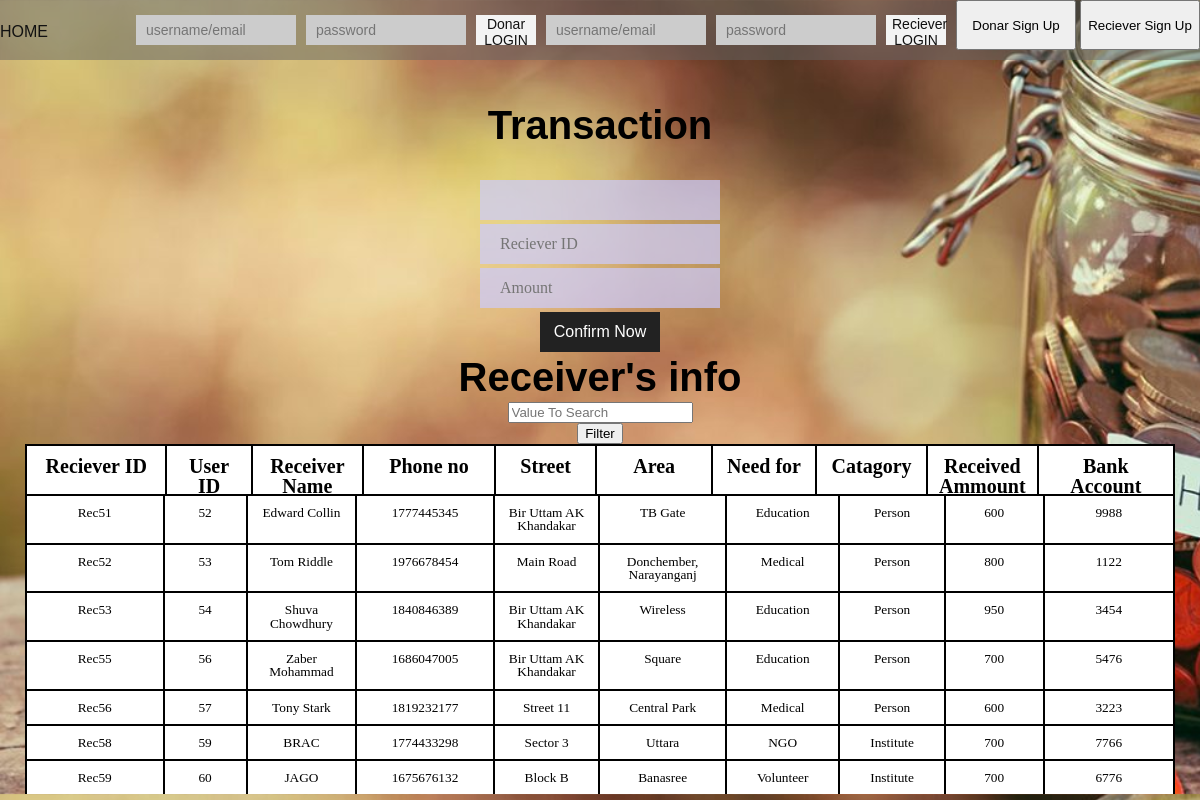
The app's page /donates_to_login.inc.php with its own data.
### tables this page shows
CREATE TABLE `reciever` (
  `Rec_ID` varchar(25) NOT NULL,
  `User_ID` int(7) NOT NULL,
  `FullName` varchar(100) NOT NULL,
  `Rec_UserName` varchar(25) NOT NULL,
  `Phone` int(12) NOT NULL,
  `Street` varchar(50) NOT NULL,
  `Area` varchar(50) NOT NULL,
  `Reciever_type` varchar(25) NOT NULL,
  `r_catagory` varchar(25) NOT NULL,
  `Received_amount` int(10) NOT NULL,
  `Rec_Password` varchar(256) NOT NULL,
  `Rec_Bankacc` varchar(25) NOT NULL
);

### donates_to_login.inc.php (the view, shortened to what this page needs)
<?php
	include 'header.php';
if(isset($_POST['search']))
{
	$valueToSearch = $_POST['valueToSearch'];
	$query="Select * from  reciever where concat(Rec_ID,User_ID,FullName,Phone,Street,Area,Reciever_type,r_catagory,Received_amount,Rec_Bankacc) like '%".$valueToSearch."%'";
	$search_result =filterTable($query);
}
else{
		$query="Select * from reciever";
		$search_result= filterTable($query);
}
function filterTable($query)
{
	$connect =mysqli_connect("localhost","root","","donation");
	$filter_Result = mysqli_query($connect,$query);
	return $filter_Result;
}
?>
<section class="main-container">
	 <div class="main-wrapper">
		<h2>Transaction </h2>
     <form class="signup-form" action="includes/completed.inc.php" method="POST">
			<input type="text" name="Dnr_id" value="<?php echo $_SESSION['Username']?>">
			<input type="text" name="Rec_id" placeholder="Reciever ID">
			<input type="number" name="Amount" placeholder="Amount">
			<button type="submit" name="submit">Confirm Now</button>
		</form>
      <h2>Receiver's info </h2>
      <form action="donates_to_login.inc.php" method="post">
      	<input type="text" name="valueToSearch" placeholder="Value To Search"><br>
      	<input type="submit" name="search" value="Filter"><br>
      <div id="div1">
	<table id="table1">
	<?php
		echo"<tr>";
		echo"<th width=150px>Reciever ID</th>";
		echo"<th width=80px >User ID</th>";
		echo"<th width=100px>Receiver Name</th>";
		echo"<th width=150px>Phone no</th>";
		echo"<th width=100px>Street</th>";
		echo"<th width=130px>Area</th>";
		echo"<th width=110px>Need for</th>";
		echo"<th width=95px>Catagory</th>";
		echo"<th width=90px>Received Ammount</th>";
		echo"<th width=145px>Bank Account</th>";
		echo"</tr>";
		?>
</table>
</div>
 <div id ="div2">
 	<table id="table2">
<?php
 while($reciever=mysqli_fetch_assoc($search_result))
 {
 	echo "<tr>";
	echo "<td width=156px>".$reciever['Rec_ID']."</td>";
	echo "<td width=85px>".$reciever['User_ID']."</td>";
	echo "<td width=99px>".$reciever['FullName']."</td>";
	echo "<td width=140px>".$reciever['Phone']."</td>";
	echo "<td width=96px>".$reciever['Street']."</td>";
	echo "<td width=121px>".$reciever['Area']."</td>";
	echo "<td width=98px>".$reciever['Reciever_type']."</td>";
	echo "<td width=103px>".$reciever['r_catagory']."</td>";
	echo "<td width=102px>".$reciever['Received_amount']."</td>";
	echo "<td width=149px>".$reciever['Rec_Bankacc']."</td>";
}
?>
</table>
</div>
</form>
	</div>
</section>

### header.php (shortened to what this page needs)
<!DOCTYPE html>
<html>
<head>
	<link rel="stylesheet" type="text/css" href="css/newstyles.css">
</head>
<body>
<header>
	<nav>
		<div class="main-wrapper">
			<ul>
				<li><a href="index.php">HOME</a></li>
			</ul>
			<div class="nav-login">
				<?php
					if (isset($_SESSION['Username'])) {
						echo '
						<form action="includes/logout.inc.php" method="POST">
							<button type="submit" name="submit">Logout</button>
						</form>
						';
					echo '<form action="donates_to_login.inc.php" method="POST">
							<button type="submit" name="submit">Want to donate?</button>
						</form>
						';
					}
					else if (isset($_SESSION['Rec_UserName'])) {
						echo '
						<form action="includes/logout.inc.php" method="POST">
							<button type="submit" name="submit">Logout</button>
						</form>
						';
					} else{
						echo '
						<form action="includes/login.inc.php" method="POST">
							<input type="text" name="Username" placeholder="username/email">
							<input type="password" name="Password" placeholder="password">
							<button type="submit" name="submit">Donar LOGIN</button>
						</form>
						<form action="includes/login2.inc.php" method="POST">
							<input type="text" name="Rec_UserName" placeholder="username/email">
							<input type="password" name="RecPassword" placeholder="password">
							<button type="submit" name="submit">Reciever LOGIN</button>
						</form>
						 <input type="button" style="width:120px;height:50px" value="Donar Sign Up" onclick="window.location=\'donar_signup.php\'" />
						<input type="button" style="width:120px;height:50px" value="Reciever Sign Up" onclick="window.location=\'receiver_signup.php\'" />
						';
					}
				?>
			</div>
		</div>
	</nav>
</header>

### css/newstyles.css (style rules this page uses)
html, body, span, object, iframe, h1, h2, h3, h4, h5, h6, p, blockquote, pre, abbr, address, cite, code, del, dfn, em, img, ins, kbd, q, samp, small, strong, sub, sup, var, b, i, dl, dt, dd, ol, ul, li, fieldset, form, label, legend, table, caption, tbody, tfoot, thead, tr, th, td, article, aside, canvas, details, figcaption, figure, footer, header, hgroup, menu, nav, section, summary, time, mark, audio, video { margin:0; padding:0; border:0; outline:0; font-size:100%; vertical-align:baseline; background:transparent; }
body { line-height:1; background: url(HelpingHand3.jpg); background-size: cover; }
article,aside,details,figcaption,figure, footer,header,hgroup,menu,nav,section { display:block; }
nav ul { list-style:none; }
a { margin:0; padding:0; font-size:100%; vertical-align:baseline; background:transparent; }
table { border-collapse:collapse; border-spacing:0; }
input, select { vertical-align:middle; }
a { text-decoration: none; }
body { background-color: #ccc; }
header nav { width: 100%; height: 60px; background-color: rgba(100,100,100,0.5); }
header nav ul { float: left; }
header nav ul li { float: left; list-style-type: none; }
header nav ul li a { font-family: arial; font-size: 16px; color: #111; line-height: 63px; }
header .nav-login { float: right; }
header .nav-login form { float: left; padding-top: 15px; }
header .nav-login form input { float: left; width: 140px; height: 30px; padding: 0px 10px; margin-right: 10px; border:none; background-color: #ccc; font-family: arial; font-size: 14px; color: #111; line-height: 30px; }
header .nav-login form button { float: left; width: 60px; height: 30px; margin-right: 10px; border:none; float: left; background-color: #f3f3f3; font-family: arial; font-size: 14px; color: #111; cursor: pointer; }
.main-container { padding-top: 40px; text-align: center; }
.main-container h2 { font-family: arial; font-size: 40px; color: #000000; line-height: 50px; text-align: center; }
.signup-form { width: 400px; margin:0 auto; padding-top: 30px; }
.signup-form input { top: 50%; left: 50%; padding: 0px 5%; margin-bottom: 4px; border:none; background-color: rgba(204,204,255,.7); font-family: times; font-size: 16px; color: black; line-height: 40px; }
.signup-form button { display: block; margin: 0 auto; width: 30%; height: 40px; border:none; background-color: #222; font-family: arial; font-size: 16px; color: #fff; cursor: pointer; }
table { top: 50%; left: 50%; width: 100%; margin: 0 auto; }

### donates_to_login.inc.php (style rules this page uses)
#div1 { height: 50px; width: 1150px; padding:0; margin: 0; background-color: gray; margin: auto; }
#table1 { text-align: center; font-family: Arail; font-size: 15pt; width: 1150px; cellspacing:0px; cellpadding:0px; }
#div2 { max-height:300px; min-height: auto; width: 1150px; overflow:auto; overflow-x:hidden; margin: auto; }
#table2 { text-align: center; font-family: Arail; font-size: 10pt; width: 1150px; cellspacing:0px; cellpadding:0px; height: 100%; }

### records on screen
reciever: Rec_ID "Rec51", User_ID "52", FullName "Edward Collin", Phone "1777445345", Street "Bir Uttam AK Khandakar", Area "TB Gate", Reciever_type "Education", r_catagory "Person", Received_amount "600", Rec_Bankacc "9988"
reciever: Rec_ID "Rec52", User_ID "53", FullName "Tom Riddle", Phone "1976678454", Street "Main Road", Area "Donchember, Narayanganj", Reciever_type "Medical", r_catagory "Person", Received_amount "800", Rec_Bankacc "1122"
reciever: Rec_ID "Rec53", User_ID "54", FullName "Shuva Chowdhury", Phone "1840846389", Street "Bir Uttam AK Khandakar", Area "Wireless", Reciever_type "Education", r_catagory "Person", Received_amount "950", Rec_Bankacc "3454"
reciever: Rec_ID "Rec55", User_ID "56", FullName "Zaber Mohammad", Phone "1686047005", Street "Bir Uttam AK Khandakar", Area "Square", Reciever_type "Education", r_catagory "Person", Received_amount "700", Rec_Bankacc "5476"
reciever: Rec_ID "Rec56", User_ID "57", FullName "Tony Stark", Phone "1819232177", Street "Street 11", Area "Central Park", Reciever_type "Medical", r_catagory "Person", Received_amount "600", Rec_Bankacc "3223"
reciever: Rec_ID "Rec58", User_ID "59", FullName "BRAC", Phone "1774433298", Street "Sector 3", Area "Uttara", Reciever_type "NGO", r_catagory "Institute", Received_amount "700", Rec_Bankacc "7766"
reciever: Rec_ID "Rec59", User_ID "60", FullName "JAGO", Phone "1675676132", Street "Block B", Area "Banasree", Reciever_type "Volunteer", r_catagory "Institute", Received_amount "700", Rec_Bankacc "6776"
